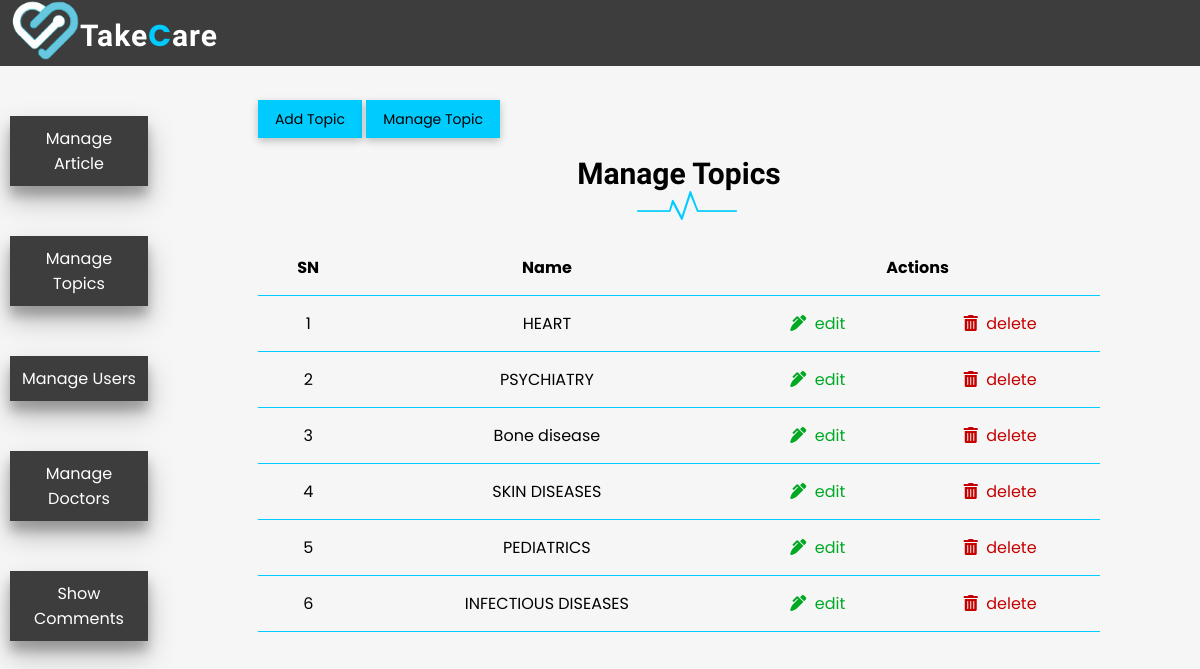
Screenshot of /admin/topics/index_topics.php with the database file from the repository.
### tables this page shows
CREATE TABLE IF NOT EXISTS `topics` (
  `id` int(11) NOT NULL AUTO_INCREMENT,
  `name` varchar(255) NOT NULL,
  `icon` varchar(255) DEFAULT NULL,
  `description` text NOT NULL,
  PRIMARY KEY (`id`),
  UNIQUE KEY `name` (`name`)
);

### app/controllers/topics.php (called while the page is built, shortened)
<?php
include(MAIN_PATH. "/app/database/db.php");
$table='topics';
$topics=selectAll($table);

### app/database/db.php (called while the page is built, shortened)
<?php
require("connect.php");
function selectAll($table,$condition=[])
{
    global $conn;
    $sql = "SELECT * FROM $table";
    if(empty($condition)){
        $st = $conn->prepare($sql);
        $st->execute();
        $records=$st->get_result()->fetch_all(MYSQLI_ASSOC);
        return $records;
    }
}

### admin/topics/index_topics.php (the view, shortened to what this page needs)
<?php
include(MAIN_PATH."/app/controllers/topics.php");
?>
<html>
    <head>
        <link rel="stylesheet" type="text/css" href="../../subfolders/css/Formedical_subpage.css" />
        <link rel="stylesheet" type="text/css" href="../../subfolders/css/admin.css" />
        <link href="https://fonts.googleapis.com/css2?family=Kaushan+Script&family=Poppins&display=swap" rel="stylesheet"></head>
        <link rel="stylesheet" href="https://use.fontawesome.com/releases/v5.7.2/css/all.css">
    </head>
    <body>
    <section class="main-admin">
    <?php include(MAIN_PATH ."/app/includes/adminHeader.php"); ?>
    <section id="Admin-wrapper">
        <div class="left-sidebar">
            <ul>
             <li ><a href="<?php echo BASE_URL .'/admin/articles/index_articles.php' ?>">Manage Article</a></li>
              <li ><a href="<?php echo BASE_URL .'/admin/topics/index_topics.php' ?>">Manage Topics</a></li>
              <li ><a href="<?php echo BASE_URL .'/admin/users/index_users.php' ?>">Manage Users</a></li>
              <li ><a href="<?php echo BASE_URL .'/admin/doctors/index_doctors.php' ?>">Manage Doctors</a></li>
              <li ><a href="<?php echo BASE_URL .'/admin/index_comments.php' ?>">Show Comments</a></li>
            </ul>
        </div>
        <div class="admin-content">
            <div class="buttom-gruop">
              <a href="create_topics.php" class="btn btn-big">Add Topic</a>
              <a href="index_topics.php" class="btn btn-big">Manage Topic</a>
            </div>
            <div class="other-content">
              <h2 class="page-title">Manage Topics</h2>
              <img src="../../subfolders/image/n.png" alt="">
              <table>
                  <thead>
                    <th>SN</th>
                    <th>Name</th>
                    <th colspan="2">Actions</th>
                  </thead>
                  <tbody>
                    <?php foreach($topics as $key =>$topic): ?>
                      <tr>
                          <td><?php echo $key + 1; ?></td>
                          <td><?php echo $topic['name']; ?></td>
                          <td><a href="edit_topics.php?id=<?php echo $topic['id']; ?>" class="edit"><i class="fas fa-pen-alt"></i>&nbsp;&nbsp;edit</a></td>
                          <td><a href="index_topics.php?deleteID=<?php echo $topic['id']; ?>" class="delete" ><i class="fas fa-trash-alt"></i>&nbsp;&nbsp;delete</a></td>
                      </tr>
                    <?php endforeach; ?>
                  </tbody>
              </table>
            </div>
        </div>
    </section>
    </section>
    </body>
</html>

### subfolders/css/Formedical_subpage.css (style rules this page uses)
* { box-sizing: border-box; font-family: 'Poppins', sans-serif; }
html, body { height: 100%; margin:0; padding:0; background: #F6F6F6; }
a { text-decoration: none; color: inherit; }
li { text-decoration: none; }
.btn { padding: .5rem 1rem; background-color:white ; border: 1px solid #00cbff; font-size: 14px; }

### subfolders/css/admin.css (style rules this page uses)
li { text-decoration: none; display: block; }
#Admin-wrapper { height: calc(100% - 66px); display: flex; }
#Admin-wrapper .left-sidebar { height: 100%; flex: 1.5; }
#Admin-wrapper .left-sidebar ul { list-style: none; margin: 0; margin-left: 10px; margin-right: 10px; padding: 0; color: white; }
#Admin-wrapper .left-sidebar ul li { margin-bottom: 50px; margin-top: 50px; }
#Admin-wrapper .left-sidebar ul li a { padding: 10px; margin-top: 20px; display: block; background-color: #000000c0; text-align: center; box-shadow: rgba(0, 0, 0, 0.25) 0px 14px 28px, rgba(0, 0, 0, 0.22) 0px 10px 10px; }
#Admin-wrapper .admin-content { height: 100%; flex: 8; padding: 40px 100px 100px; overflow-y: scroll; }
#Admin-wrapper .admin-content h2 { margin-bottom: 0; }
#Admin-wrapper .admin-content img { margin-left: 45%; margin-bottom: 20px; }
#Admin-wrapper .admin-content .buttom-gruop .btn-big { background: #00cbff; color: black; box-shadow: rgba(0, 0, 0, 0.24) 0px 3px 8px; }
#Admin-wrapper .admin-content .page-title { text-align: center; font-family: 'Kaushan Script', cursive; font-size:30px; }
table { width: 100%; border-collapse: collapse; font-size: 16px; }
th, td { padding: 15px; text-align: center; border-bottom: 1px solid #00cbff; }
#Admin-wrapper .admin-content .other-content .edit { color: #00a824; }
#Admin-wrapper .admin-content .other-content .delete { color: #c40000; }

### rows the page displays
topics: name "HEART"
topics: name "PSYCHIATRY"
topics: name "Bone disease"
topics: name "SKIN DISEASES"
topics: name "PEDIATRICS"
topics: name "INFECTIOUS DISEASES"
